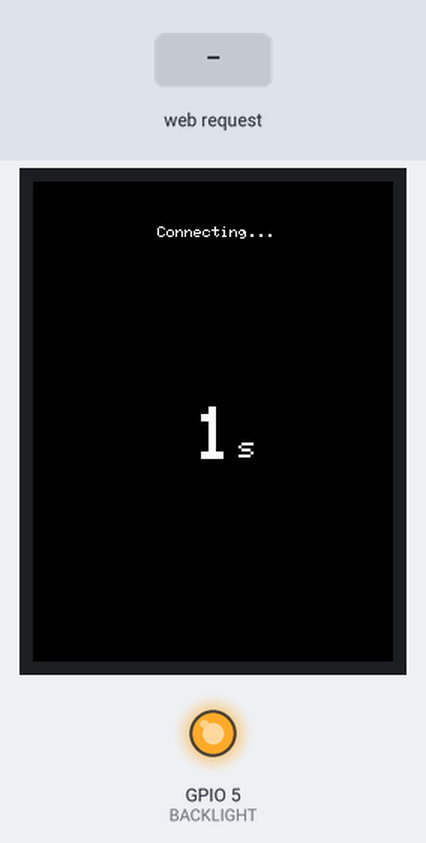
Recording of a program running on a simulated ESP32. On the bench: 240×320 colour display, output pins drawn as LEDs (lit = HIGH). The inputs (shaded band) are chosen by the test bench. WiFi joins after 1.5 s; servers stay silent unless stated; what the program prints to the serial monitor is not drawn.

Above: at 1.4 s.
1.5 s: HTTP request GET /hi received
At 3.1 s:
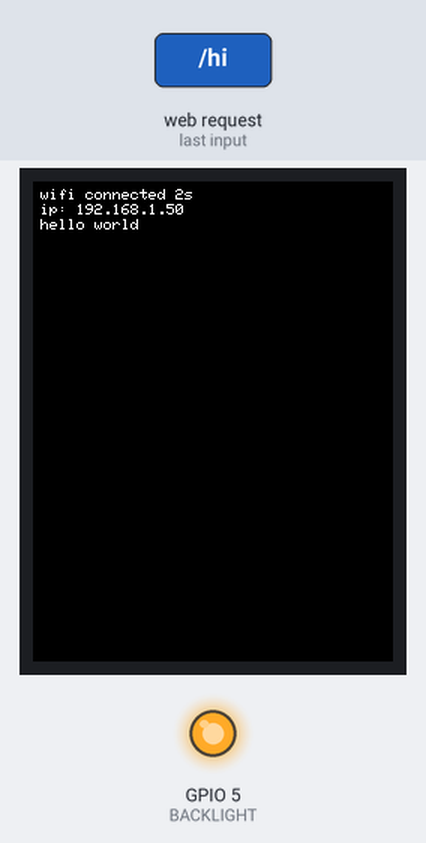
3.9 s: HTTP request GET /bye received
At 4.4 s:
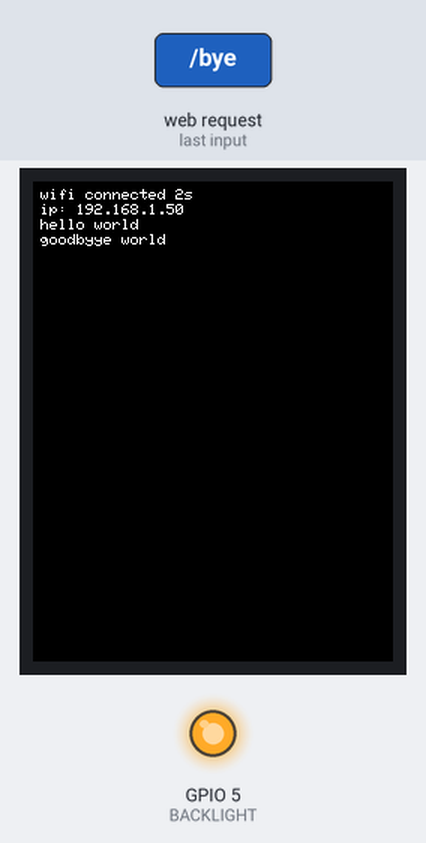
5.4 s: HTTP request GET /hi received
At 6.7 s:
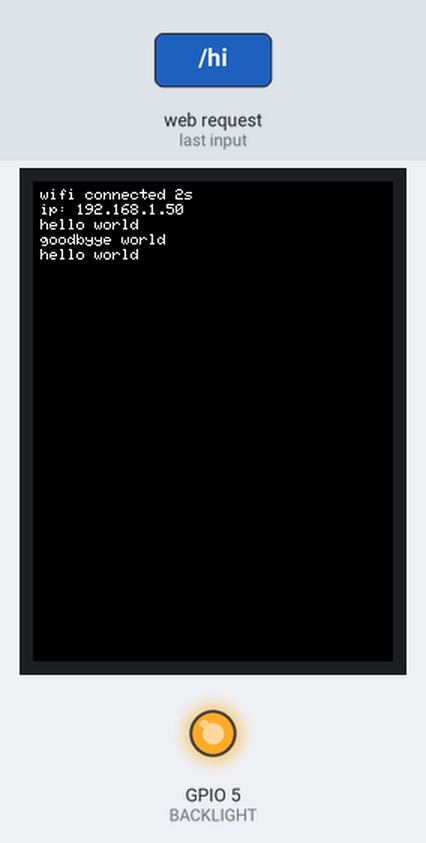
Timing chart, 0 to 8.4 s (numbered marks = the images above; inputs shaded):
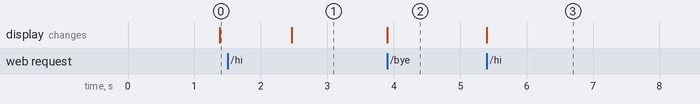

Measured:
- after the input at 1.5 s, the display: changes after 0.97 s (image 1)
- after the input at 3.9 s, the display: changes at once (image 2)
- after the input at 5.4 s, the display: changes at once (image 3)

The program:

main.cpp
```cpp
#include "header.h"
TFT_eSPI tft = TFT_eSPI(); // Create TFT object
WiFiServer server(80);
// char* ssid = getenv("WIFI_NAME"); // wifi name
// char* pass = getenv("WIFI_PASS"); // wifi password
//

const char* ssid = WIFI_SSID;
const char * pass = WIFI_PASS;

unsigned int x_set = 5;
unsigned int y_set = 5;


/*
pio run; git-all; pio run --target upload && pio device monitor -b 115200
*/

void setup() {
  Serial.begin(115200); //listen on port 115200

  // tft gui basic
  tft.init();
  tft.setRotation(4);  // Set display rotation (optional)
  pinMode(BACKLIGHT, OUTPUT);
  analogWrite(BACKLIGHT, 255);

  tft.fillScreen(TFT_BLACK);
  // Print some text


  xTaskCreate(led, "blink led", 1048, NULL, 1, NULL);
  //xTaskCreate(vTaskMemoryUsage, "task monitor", 2048, NULL, 1, NULL);
  //xTaskCreate(print_test, "debug test", 4000, NULL, 1, NULL);

  WiFi.begin(ssid, pass);

}


void loop() {
  if(!WiFi.isConnected()){
    wifi_boot();
  }
  WiFiClient client = server.available();  // listen for incoming clients


  if (client) {                     // if you get a client,
    Serial.println("New Client.");  // print a message out the serial port
    String currentLine = "";        // make a String to hold incoming data from the client
    while (client.connected()) {    // loop while the client's connected
      if (client.available()) {     // if there's bytes to read from the client,
        char c = client.read();     // read a byte, then
        Serial.write(c);            // print it out the serial monitor
        if (c == '\n') {            // if the byte is a newline character

          // if the current line is blank, you got two newline characters in a row.
          // that's the end of the client HTTP request, so send a response:
          if (currentLine.length() == 0) { // send a response
            // HTTP headers always start with a response code (e.g. HTTP/1.1 200 OK)
            // and a content-type so the client knows what's coming, then a blank line:
            client.println("HTTP/1.1 200 OK");
            client.println("Content-type:text/html");
            client.println();

            // the content of the HTTP response follows the header:
            client.print("<p align=\"center\" style=\"font-size:40px;\">hello world: <a href=\"/hi\"  >click here</a></p><br>");
            client.print("<p align=\"center\" style=\"font-size:40px;\">goodbye world: <a href=\"/bye\"  >click here</a></p> <br>");

            // The HTTP response ends with another blank line:
            client.println();
            // break out of the while loop:
            break;
          } else {  // if you got a newline, then clear currentLine:
            currentLine = "";
          }
        } else if (c != '\r') {  // if you got anything else but a carriage return character,
          currentLine += c;      // add it to the end of the currentLine
        }

        // Check to see if the client request was "GET /H" or "GET /L":
        if (currentLine.endsWith("GET /hi")) {
          debug("hello world");
          client.print("<script>history.go(-1);</script>");
        }
        if (currentLine.endsWith("GET /bye")) {
          debug("goodbyye world");
          client.print("<script>history.go(-1);</script>");
        }
      }
    }
    // close the connection:
    client.stop();
    Serial.println("Client Disconnected.");
  }
  delay(2);
}

//LVGL CODE
/*
#include <lvgl.h>

// DEBUG IN PRINTF STYLE TERMINAL ON THE ESP32
template <typename... Args>
void debug(lv_obj_t* debug_obj, const char* format, Args... args){

  char buffer[150];
  sprintf(buffer, format, args...);
  lv_label_set_text_fmt(debug_obj,"%s\n> %s",lv_label_get_text(debug_obj), buffer);


}

lv_obj_t* debug_make(){
  lv_obj_t* out = lv_label_create(lv_scr_act());
  lv_obj_set_size(out, Y_RES,X_RES);
  lv_obj_align(out, LV_ALIGN_TOP_LEFT, 5,VERTICAL_OFFSET-15);
  return out;
}


 lv_init();
  // malloc_cap_internal : internal flash sotrage
  draw_buf = heap_caps_malloc(DRAW_BUF_SIZE, MALLOC_CAP_DMA); // heap caps malloc: malloc but you can specify where the heap goes
  lv_display_t * disp = lv_tft_espi_create(X_RES, Y_RES, draw_buf, DRAW_BUF_SIZE);
  lv_disp_set_rotation(disp,LV_DISPLAY_ROTATION_90);

  //lv_obj_t *hello = lv_label_create(lv_scr_act());
  //lv_label_set_text(hello, "HELLO\n THERE");
  //lv_obj_align(hello, LV_ALIGN_CENTER,0,0);
  //lv_label_set_text(hello, "h");


  lv_obj_t *d = debug_make();

  char* test = "fdjshckd";
  //debug(d,"those who know..%d\t%s",345,test);
  //debug(d,"hello worldd%d", 453);

*/
```

header.h
```cpp
#include <Arduino.h>
#include "freertos/FreeRTOS.h"
#include "freertos/task.h"
#include <stdio.h>
#include <stdlib.h>
#include <WiFi.h>
#include <TFT_eSPI.h>
//#include "BluetoothSerial.h"
#define LED 2 // led
#define BACKLIGHT 5 //backlight cpio
#define CLEAR "\x1b[2K\r"

extern TFT_eSPI tft;
extern WiFiServer server;

extern const char* ssid;
extern const char * pass;

extern unsigned int x_set;
extern unsigned int y_set;

void led(void* args);
void wifi_boot();
void vTaskMemoryUsage(void *pvParameters);


template<typename ...Args>
void debug(const char* format, Args... args){


  tft.setCursor(x_set, y_set);

  if constexpr (sizeof...(args) == 0){
    tft.print(format);
  } else {
    tft.printf(format, args...);
  }

  y_set+= 10;
  if(y_set>=130){
    y_set = 5;
  }

  //x_set += 10;
}
```

utils.cpp
```cpp
#include "header.h"


void led(void* args){
    int i = 1000;
    while(1){
      digitalWrite(LED, HIGH);
      vTaskDelay(i/portTICK_PERIOD_MS);
      digitalWrite(LED, LOW);
      vTaskDelay(i/portTICK_PERIOD_MS);
      i= (int)((float)i /1.2);
      if(i == 0){
        i = 1000;
      }
      //Serial.debug("%i\n", i);
    }
  }


  // if tthe wifi goes out, the esp simply rescans the wifi
  // clears the screen
  void wifi_boot(){
    tft.fillScreen(TFT_BLACK);
    x_set = 5;
    y_set = 5;
    tft.setTextSize(1);
    uint16_t seconds = 0;
    while(!WiFi.isConnected()){
      tft.setTextDatum(TC_DATUM);
      tft.drawString("Connecting...",tft.width() / 2+2,30);
      tft.setTextSize(5);
      tft.drawNumber(seconds,tft.width() / 2+2, tft.height()/2-10);
      tft.setTextSize(2);
      tft.drawChar('s',tft.width() / 2 + 2 + ((int)log10(seconds)+1)*15, tft.height()/2+10);
      tft.setTextSize(1);

      delay(1000);
      seconds++;
      tft.fillScreen(TFT_BLACK);
    }
    tft.setCursor(x_set, y_set);  // Set cursor position
    server.begin();
    debug("wifi connected %is", (unsigned int)seconds);
    debug("ip: %s", WiFi.localIP().toString().c_str());

    tft.setCursor(x_set, y_set);  // Set cursor position
  }

  void vTaskMemoryUsage(void *pvParameters)
  {
      while(1){
      // Get the task handle
      TaskHandle_t xTaskHandle = xTaskGetCurrentTaskHandle();

      // Get the high-water mark of the task's stack (bytes left)
      UBaseType_t uxHighWaterMark = uxTaskGetStackHighWaterMark(xTaskHandle);

      // Optionally, print the stack size (this is the total stack size)
      UBaseType_t uxTaskStackSize = configMINIMAL_STACK_SIZE; // Or your stack size

      debug("mem: %i | %i", uxHighWaterMark, uxTaskStackSize);
      vTaskDelay(1000/portTICK_PERIOD_MS);
      }


  }
```
